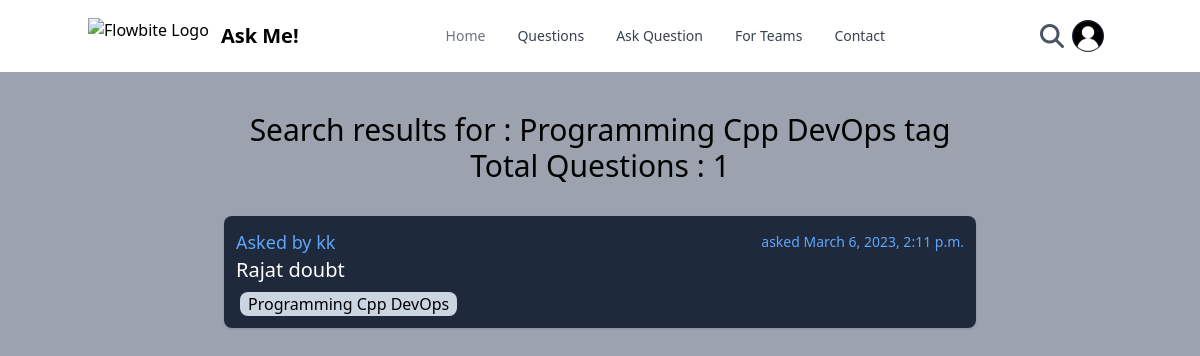
The app's page /question_ans/tag/Programming Cpp DevOps/ (signed in) with its own data.
### question_ans/models.py (models this page shows, shortened)
class Question(models.Model):
    que_id = models.AutoField(primary_key=True)
    user = models.ForeignKey(User, on_delete=models.CASCADE)
    title = models.CharField(max_length=500)
    tags = models.CharField(max_length=500,default="Programming")
    content = HTMLField()
    likes = models.IntegerField(default=0)
    date_created = models.DateTimeField(default=timezone.now)
    total_ans = models.IntegerField(default=0)
    total_views = models.IntegerField(default=0)

### question_ans/views.py (the view)
# urls.py: path("tag/<str:tag>/",views.tagrelated,name="tagr"),
def tagrelated(request,tag):
    params = {'que':""}
    query = tag
    total_que = Question.objects.none()
    if(request.method == "GET" and len(query) < 50 and (query)):
        total_que = Question.objects.filter(tags__icontains=query)
        count = total_que.count()
    params = {'que':total_que,'query':query,'count':count}
    return render(request,"qna/tagrelated.html",params)

### question_ans/templates/qna/tagrelated.html (shortened to what this page needs)
{% extends 'temp.html' %} {% block title %}Search{% endblock title %}
{% block body %}
<div class="bg-gray-400 min-h-screen {%if que|length > 0 %} pb-20 {%endif%}">
  {%if que|length > 0 %}
  <div class="pt-10">
    <h1 class="text-center text-3xl">Search results for : {{query}} tag</h1>
    <h1 class="text-center text-3xl">Total Questions : {{count}} </h1>
  </div>
  {%for ques in que%}
  <div class="lg:mx-56 mx-10 mt-8">
    <div class="p-3 bg-slate-800 shadow rounded-lg">
      <div class="flex justify-between items-center justify-center">
        <h3 class="text-lg text-blue-400">Asked by {{ques.user}}</h3>
        <h4 class="text-sm text-blue-400">asked {{ques.date_created}}</h4>
      </div>
      <a href="/question_ans/description_que/id={{ques.que_id}}">
        <p class="font-sans text-xl text-white">
          {{ques.title | truncatechars:200}}
        </p>
      </a>
      <div class="flex mt-2 items-center">
        <p class="bg-slate-300 mx-1 px-2 align-middle rounded-lg items-center">
          {{ques.tags}}
        </p>
      </div>
    </div>
  </div>
  {%endfor%} {%endif%}
  </div>
  {% endblock body %} {% block scriptpart %}{% endblock scriptpart %}

### templates/temp.html (style rules this page uses)
* { margin: 0px; padding: 0px; box-sizing: border-box; }

### records on screen
Question: tags "Programming Cpp DevOps", user "kk", date_created "March 6, 2023, 2:11 p.m.", title "Rajat doubt"

### other values on screen
{{ count }} "1"
